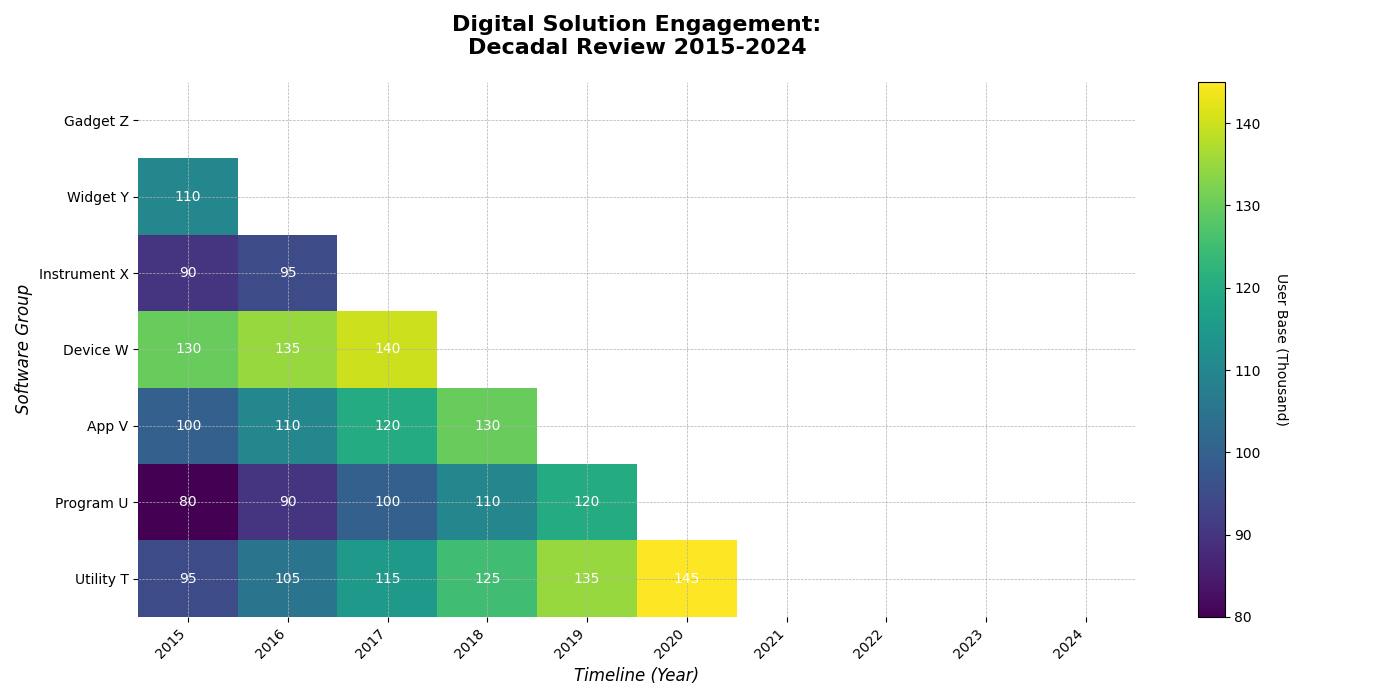

Source code (Python):
import numpy as np
import matplotlib.pyplot as plt

# Define the data
years = np.arange(2015, 2025)
tools = ["Gadget Z", "Widget Y", "Instrument X", "Device W", "App V", "Program U", "Utility T"]

active_users = np.array([
    [150, 160, 170, 180, 190, 200, 210, 220, 230, 240],
    [110, 115, 120, 125, 130, 135, 140, 145, 150, 155],
    [90,  95, 100, 105, 110, 120, 130, 140, 150, 160],
    [130, 135, 140, 145, 150, 155, 160, 165, 170, 175],
    [100, 110, 120, 130, 140, 150, 160, 170, 180, 190],
    [80, 90, 100, 110, 120, 130, 140, 150, 160, 170],
    [95, 105, 115, 125, 135, 145, 155, 165, 175, 185]
])

fig, ax = plt.subplots(figsize=(14, 7))

# Create a mask for upper triangle
mask = np.triu(np.ones_like(active_users, dtype=bool))

# Apply mask to data
data_masked = np.ma.masked_where(mask, active_users)

cax = ax.imshow(data_masked, cmap='viridis', interpolation='nearest', aspect='auto')

cbar = fig.colorbar(cax, ax=ax, orientation='vertical')
cbar.set_label('User Base (Thousand)', rotation=270, labelpad=20)

ax.set_xlabel('Timeline (Year)', fontsize=12, fontstyle='italic')
ax.set_ylabel('Software Group', fontsize=12, fontstyle='italic')

ax.set_xticks(np.arange(len(years)))
ax.set_yticks(np.arange(len(tools)))
ax.set_xticklabels(years, rotation=45, ha='right', fontsize=10)
ax.set_yticklabels(tools, fontsize=10)

ax.set_title('Digital Solution Engagement:\nDecadal Review 2015-2024', fontsize=16, fontweight='bold', pad=20)

for i in range(len(tools)):
    for j in range(len(years)):
        if not mask[i, j]:  # Only label the lower triangle
            ax.text(j, i, f'{active_users[i, j]}', ha='center', va='center', color='white', fontsize=10)

ax.grid(True, linestyle='--', linewidth=0.5)
ax.spines['top'].set_visible(False)
ax.spines['right'].set_visible(False)
ax.spines['bottom'].set_visible(False)
ax.spines['left'].set_visible(False)

plt.tight_layout()
plt.show()
